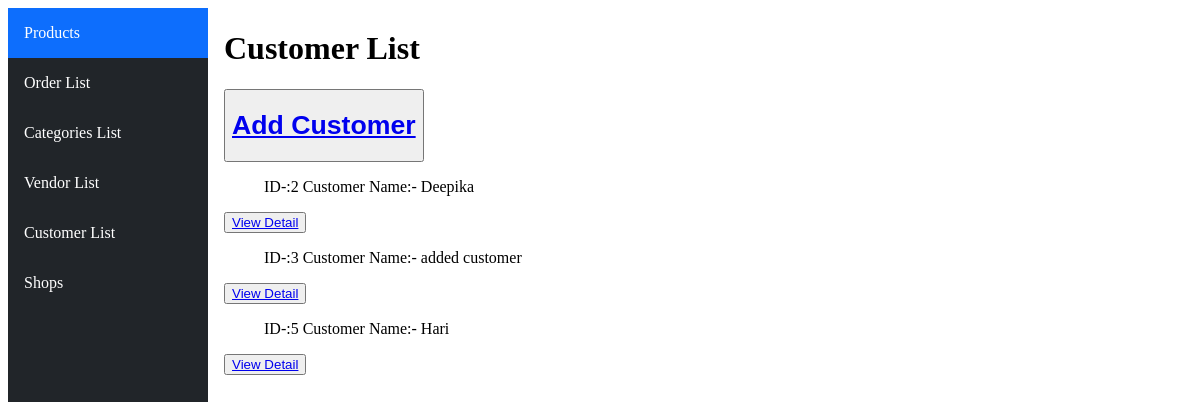
/customerlist/, run on the app's committed database.
### ecommerceApp/models.py (models this page shows, shortened)
class Customer(models.Model):
    name=models.CharField(max_length=100)
    username=models.CharField(max_length=50)
    password=models.CharField(max_length=50)
    email=models.EmailField()

### ecommerceApp/views.py (the view)
# urls.py: path('customerlist/',views.displayCustomer,name="displayCustomer"),
def displayCustomer(request):
    customers=Customer.objects.all()
    return render(request,'html/customerList.html',{"customers":customers})

### ecommerceApp/templates/html/customerList.html
{%extends "html/layout.html"%}
{%block body%}
<h1>Customer List</h1>
<button> <a href="{%url 'main:add-customer'%}"><h1>Add Customer</h1></a></button>
{%for customer in customers%}
    <ul>ID-:{{customer.id}} Customer Name:- {{customer.name}}
    </ul>
    <button><a href="{%url 'main:customer-profile' customer.id%}">View Detail</a></button>
{%endfor%}
{%endblock%}

### data on the page
Customer: id "2", name "Deepika"
Customer: id "3", name "added customer"
Customer: id "5", name "Hari"
